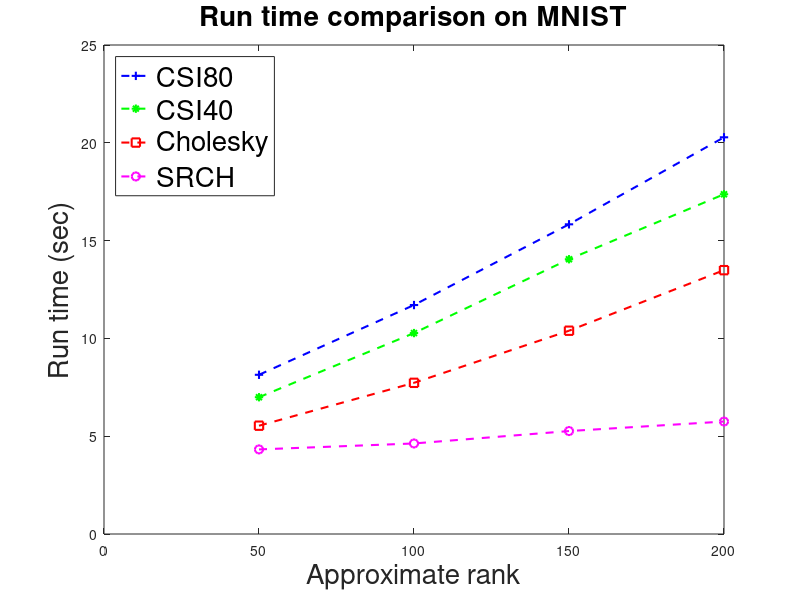

MATLAB code to generate this figure:
index = [50, 100, 150, 200];
data = zeros(4,4);

n = 3000; k = 50;
list1 = [6.921763871000000   7.659856471000000   5.290280742000000   4.162998550000000];
list2 = [7.003231807000000   8.405216894000000   5.929388669000000   4.134775478000000];
list3 = [7.014870083000000   8.334239997999999   5.470091516000000   4.521083742000000];
list4 = [7.031165561000000   8.159847518999999   5.458830141000000   4.478825381000000];
average = (list1 + list2 + list3 + list4) / 4.0;
data(1,:) = average;

n = 3000; k = 100;
list1 = [10.447410817000000  11.640220650000000   7.600420387000000   4.633115760000000];
list2 = [10.328210316000000  11.859193091000000   7.953464640000000   4.643220406000000];
list3 = [10.157720067000000  11.553616735000000   7.572077616000000   4.630005609000000];
list4 = [10.156614770999999  11.770634037000001   7.788106763000000   4.608770777000000];
average = (list1 + list2 + list3 + list4) / 4.0;
data(2,:) = average;

n = 3000; k = 150;
list1 = [13.839354548999999  15.656113154000000  10.244091481000000   5.234370951000000];
list2 = [13.981324970999999  15.846619006999999  10.380492428000000   5.430544162000000];
list3 = [14.545441278000000  16.156823502999998  10.637386738000000   5.201245797000000];
list4 = [13.822357215000000  15.671574644000000  10.308282223000001   5.185770061000000];
average = (list1 + list2 + list3 + list4) / 4.0;
data(3,:) = average;

n = 3000; k = 200;
list1 = [17.322935188999999  19.823429833999999  13.258310580000000   5.773350270000000];
list2 = [17.627835106999999  21.964475311000001  14.495564679999999   5.674940138000000];
list3 = [17.356996554999998  19.716839985000000  13.110072666000001   5.759203196000000];
list4 = [17.170043124999999  19.619617152000000  13.091188282999999   5.791090544000000];
average = (list1 + list2 + list3 + list4) / 4.0;
data(4,:) = average;

plot(index, data(:,2), '--+b', 'LineWidth',1.5);
hold on
plot(index, data(:,1), '--*g', 'LineWidth',1.5);
hold on
plot(index, data(:,3), '--sr', 'LineWidth',1.5);
hold on
plot(index, data(:,4), '--om', 'LineWidth',1.5);
hold off
leg=legend('CSI80','CSI40','Cholesky','SRCH','Location', 'northwest');
set(leg,'FontSize',20);
xlabel('Approximate rank','FontSize', 20);
ylabel('Run time (sec)','FontSize', 20);
title('Run time comparison on MNIST','FontSize', 20)